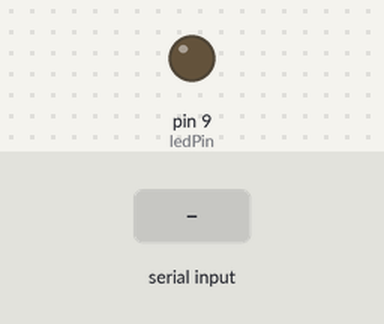
A sketch run on a simulated Arduino Uno, built with avr-gcc and run on an emulated ATmega328P. Parts: output pins drawn as LEDs (lit = HIGH). Inputs (shaded band) come from the test bench.

Above: at 1.2 s.
1.3 s: "90,45\n" received over Serial
At 2.5 s:
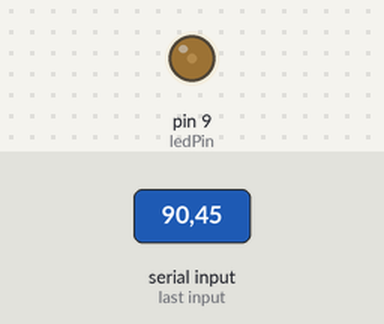
2.8 s: "30,150\n" received over Serial
At 3.7 s:
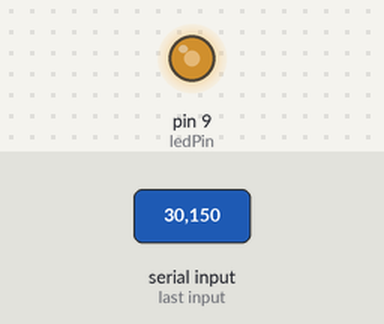
4.3 s: "90\n" received over Serial
At 4.7 s:
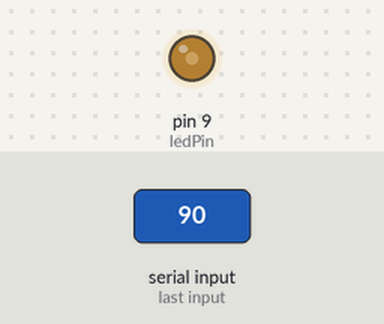
5.8 s: "200\n" received over Serial
At 7.1 s:
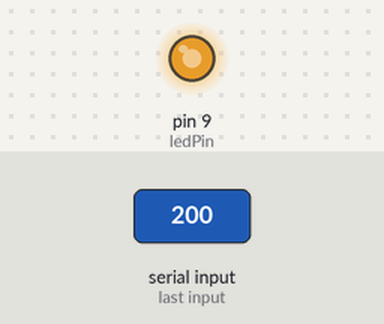
Timing chart, 0 to 8.3 s (numbered marks = the images above; inputs shaded):
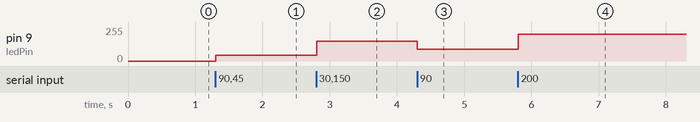

Measured:
- after the input at 1.3 s, pin 9 (ledPin): 0/255 → 45/255 at once
- after the input at 2.8 s, pin 9 (ledPin): 45/255 → 150/255 at once
- after the input at 4.3 s, pin 9 (ledPin): 150/255 → 90/255 at once
- after the input at 5.8 s, pin 9 (ledPin): 90/255 → 200/255 at once

The sketch:

led_brightness.ino
```cpp
int ledPin = 9;   // PWM 핀 (~ 표시된 핀)

void setup() {
  Serial.begin(9600);
  pinMode(ledPin, OUTPUT);
}

void loop() {
  if (Serial.available() > 0) {
    int brightness = Serial.parseInt();   // 숫자 읽기

    if (Serial.read() == '\n') {          // 한 줄이 끝났으면
      analogWrite(ledPin, brightness);    // LED 밝기 적용
    }
  }
}
```
